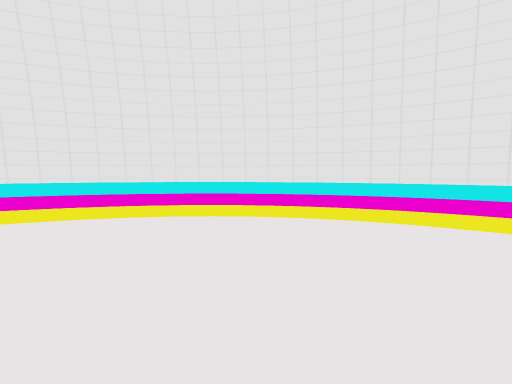
[1] (above)

12 first-person views from a walk through a scene from a Unity 3-D project. The camera is 1.5 m above the floor, tilts 4° down and sees 85° across. The floor is counted in squares, 1 m on a side. Each view is taken from the middle of a square. On the plan, view 1 faces up. The plan holds only what a view shows up to about 14 squares ahead; the rest is blank. The player is left out.

[2]
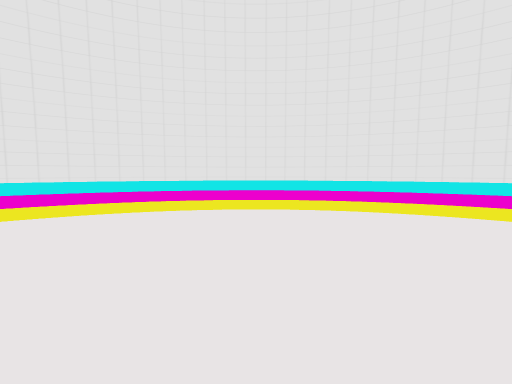

[3]
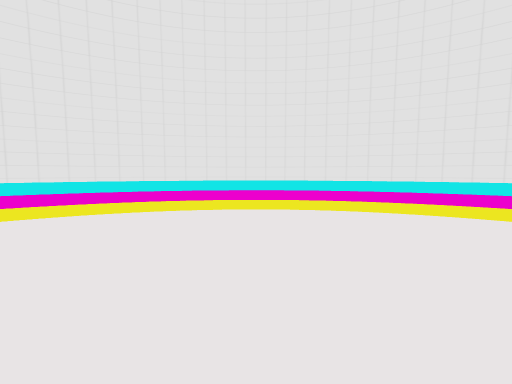

[4]
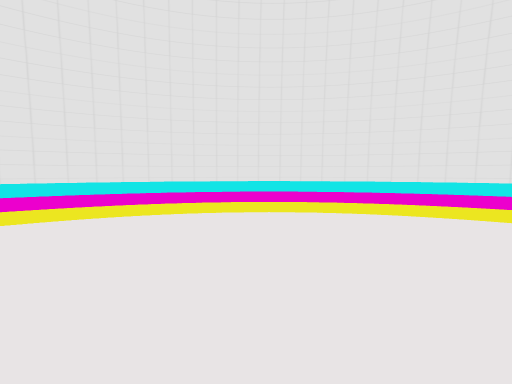

[5]
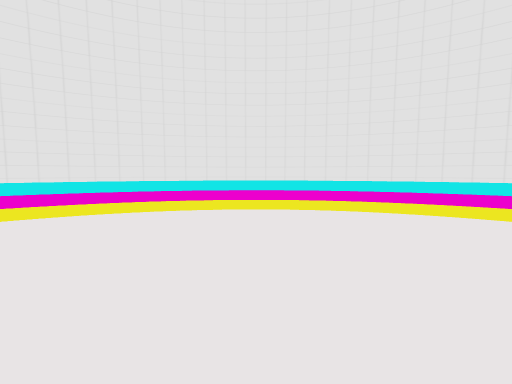

[6]
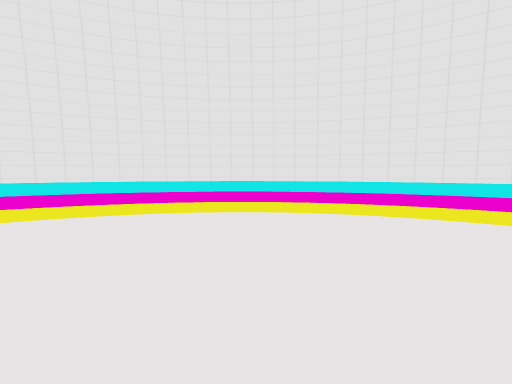

[7]
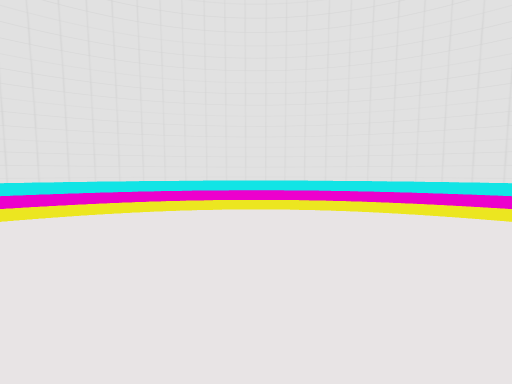

[8]
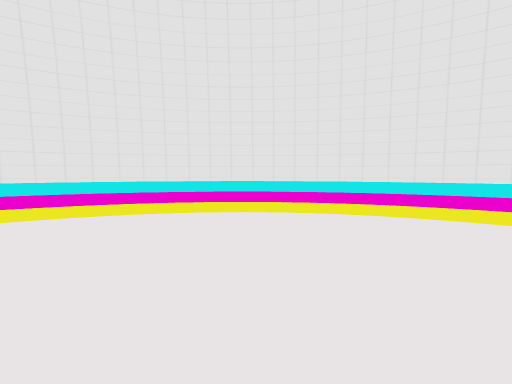

[9]
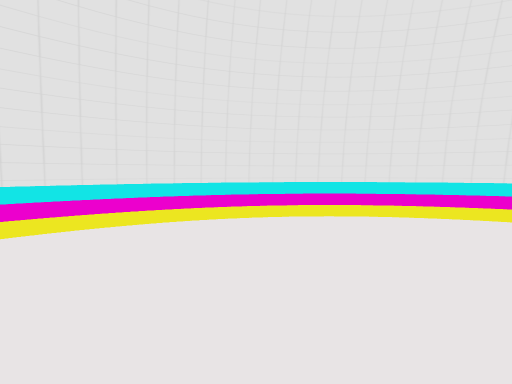

[10]
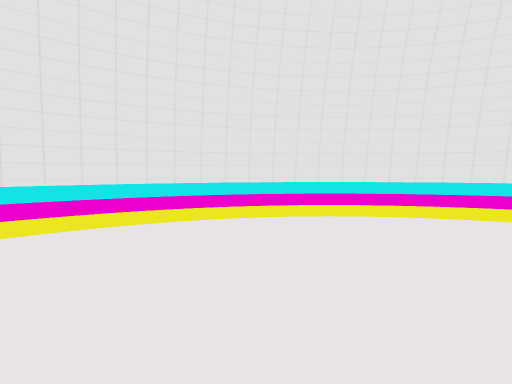

[11]
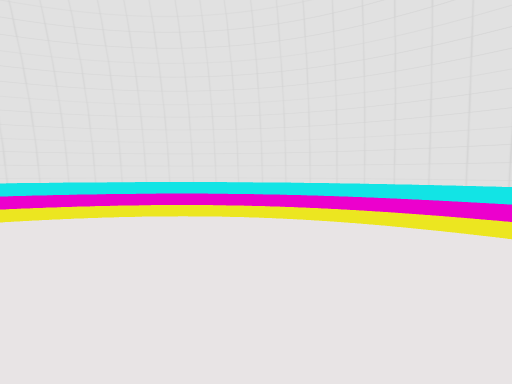

[12]
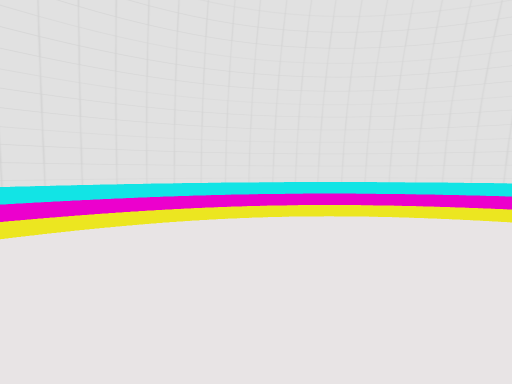

### Floor plan
Points are (right, up) in squares from view 1. A wall is a line through its corners. A room is listed if a view was taken in it or the views show most of it. See-through windows are left out.
Room 1 (views 1, 2, 3, 4, 5, 6, 7, 8, 9, 10, 11, 12)
walls: (-7.6, 7.8) (-8.2, 7.4); (-8.1, 7.5) (-9.1, 6.7); (-9.1, 6.8) (-10.8, 5.1) (-11.5, 4.1); (-12.3, 2.7) (-12.6, 2); (-6, 8.6) (-7.7, 7.8); (-11.5, 4.2) (-12.4, 2.5); (-13.1, 0.4) (-13.4, -0.8); (-12.6, 2.1) (-13.2, 0.3); (-13.3, -0.7) (-13.5, -2); (-13.4, -1.8) (-13.5, -2.5) (-13.4, -3.7) (-13.1, -5.5); (-4.3, 9.2) (-6.1, 8.6); (-3.2, 9.4) (-4.4, 9.1); (-2, 9.5) (-3.3, 9.3); (-13.1, -5.4) (-12.6, -7.2); (1.5, 9.1) (-0.3, 9.4) (-1.5, 9.5) (-2.1, 9.4); (-12.6, -7) (-12, -8.2); (4.2, 8) (3, 8.6); (-12.1, -8.1) (-11.4, -9.2); (3.2, 8.6) (1.4, 9.1); (-11.5, -9.1) (-10.4, -10.5); (7, 5.9) (6.6, 6.3) (5.2, 7.4) (4.1, 8.1); (-10.5, -10.5) (-9.5, -11.4); (8.1, 4.6) (6.9, 6); (-9.7, -11.3) (-8.6, -12.2); (-8.7, -12.1) (-7.1, -13.1); (9.1, 3.1) (8.1, 4.7); (-7.2, -13.1) (-5.5, -13.8); (-5.7, -13.7) (-4.3, -14.2); (-4.5, -14.1) (-3.2, -14.4); (-3.3, -14.3) (-2.1, -14.5); (-2.1, -14.4) (-1.5, -14.5) (-0.3, -14.4); (10.2, 0.3) (9.8, 1.5) (9.1, 3.2); (10.4, -1.4) (10.1, 0.4); (-0.4, -14.4) (1.4, -14.1) (3.2, -13.6); (10.5, -2.6) (10.4, -1.3); (10.4, -3.7) (10.5, -2.5); (9.7, -6.6) (10.1, -5.4) (10.4, -3.6); (3.6, -13.3) (5.2, -12.4); (3, -13.6) (3.7, -13.3); (8.4, -9.2) (9.1, -8); (6, -11.8) (7.8, -10.1); (5.1, -12.5) (6.2, -11.7); (9, -8.3) (9.8, -6.4); (7.7, -10.2) (8.5, -9.2)

Positions as (right, up) in squares from view 1, and headings:
1: (0, 0), facing up
2: (-1, -2), facing up-right
3: (-2, -2), facing up-left
4: (-3, -3), facing left
5: (-2, -3), facing down-left
6: (-2, -4), facing down
7: (-1, -3), facing down-right
8: (0, -3), facing right
9: (1, 0), facing right
10: (1, -5), facing down
11: (-4, 0), facing left
12: (-4, 0), facing up
